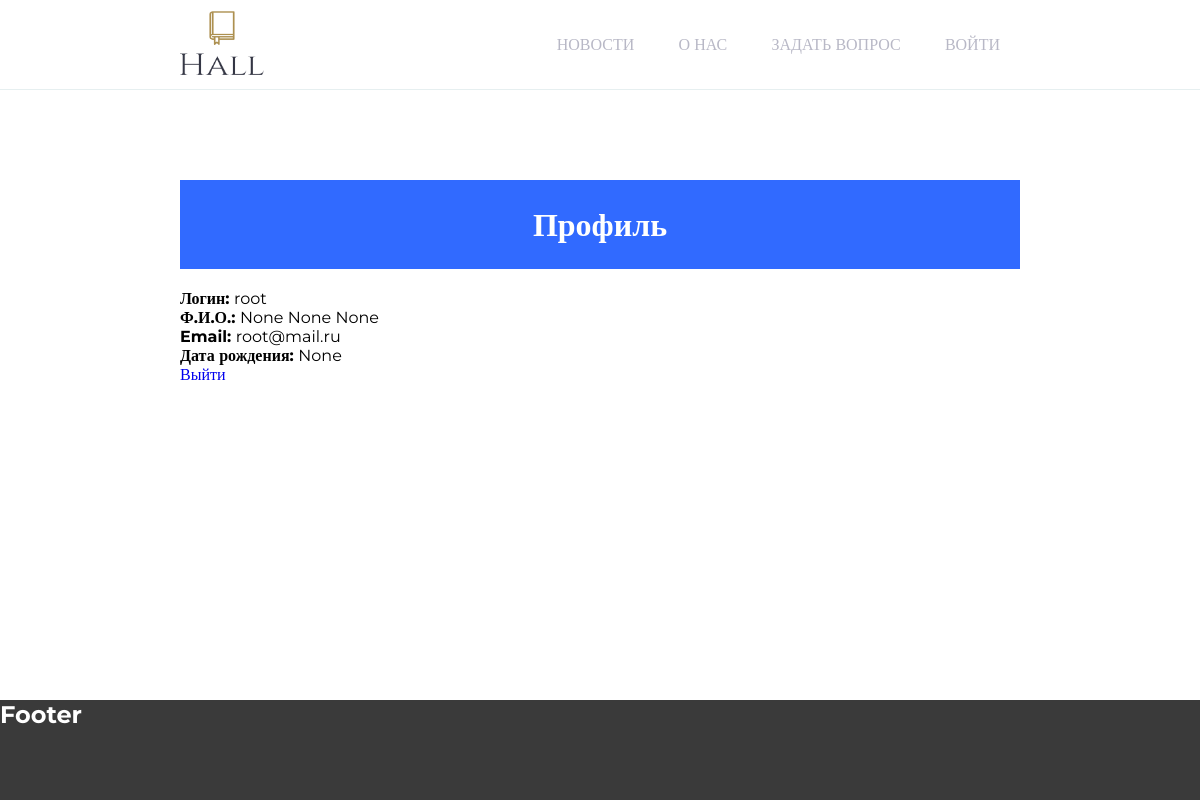
The app's page /profile/1 with its own data.
### hall/models.py (models this page shows)
class User(AbstractUser):
  first_name = models.CharField(verbose_name='Имя', max_length=128, blank=False, null=True)
  last_name = models.CharField(verbose_name='Фамилия', max_length=128, blank=False, null=True)
  middle_name = models.CharField(verbose_name='Отчество', max_length=128, blank=False, null=True)
  birth_day = models.DateField(verbose_name='Дата рождения', blank=False, null=True)
  email = models.EmailField(verbose_name='E-mail', blank=False, null=True)

### hall/views.py (the view)
# urls.py: path('profile/<int:pk>', views.UserProfileView.as_view(), name='profile'),
class UserProfileView(DetailView):
  template_name = 'profile.html'
  model = models.User

### hall/templates/profile.html (shortened to what this page needs)
{% extends 'baseWrappedPage.html' %}
{% block page-title %}Профиль{% endblock %}
{% block p-content %}
<div>
  <strong>Логин: </strong><span>{{object.username}}</span>
</div>
<div>
  <strong>Ф.И.О.: </strong><span>{{object.first_name}} {{object.last_name}} {{object.middle_name}}</span>
</div>
<div>
  <strong>Email: </strong><span>{{object.email}}</span>
</div>
<div>
  <strong>Дата рождения: </strong><span>{{object.birth_day}}</span>
</div>
<a href="{% url 'logout' %}">Выйти</a>
{% endblock %}

### hall/static/css/main.css (style rules this page uses)
:root { --container-padding: 15%; --primary-color: #316AFF; --light-color: #B8B8C6; --dark-color: #2d3436; --border-color: #E6EFF0; --header-height: 90px; }
html { height: 100%; }
body { display: flex; flex-direction: column; height: 100%; }
* { margin: 0px; padding: 0px; font-family: Montserrat; box-sizing: border-box; }

### hall/static/css/footer.css (style rules this page uses)
a { text-decoration: none; }

### records on screen
User: username "root", first_name "None", last_name "None", middle_name "None", email "root@mail.ru", birth_day "None"
